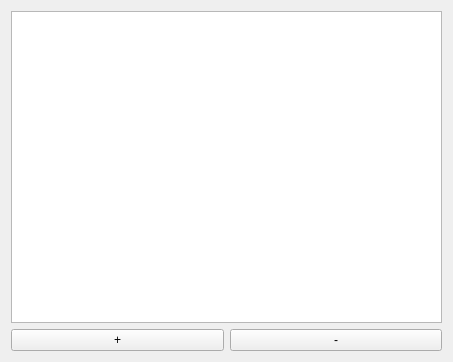
<?xml version="1.0" encoding="UTF-8"?>
<ui version="4.0">
 <class>MapoPorFunkcio</class>
 <widget class="QWidget" name="MapoPorFunkcio">
  <property name="geometry">
   <rect>
    <x>0</x>
    <y>0</y>
    <width>453</width>
    <height>362</height>
   </rect>
  </property>
  <property name="windowTitle">
   <string>Уровни целевой функции</string>
  </property>
  <layout class="QGridLayout" name="gridLayout">
   <item row="0" column="0" colspan="2">
    <widget class="QGraphicsView" name="grphVw"/>
   </item>
   <item row="1" column="0">
    <widget class="QPushButton" name="PSkailoBtn">
     <property name="text">
      <string>+</string>
     </property>
    </widget>
   </item>
   <item row="1" column="1">
    <widget class="QPushButton" name="MSkailoBtn">
     <property name="text">
      <string>-</string>
     </property>
    </widget>
   </item>
  </layout>
 </widget>
 <resources/>
 <connections/>
</ui>
